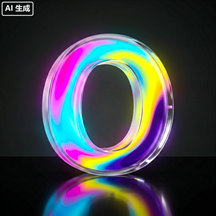
#> input picture OpenCodeHarmony/AppScope/resources/base/media/colorfulO216.png, 216 x 216 px
$ python validate_image.py ../../../OpenCodeHarmony/AppScope/resources/base/media/colorfulO216.png
#> lines starting #> are read from the running program, lines starting #| are printed output that depends on the picture
#!/usr/bin/env python3
"""
Validate generated images for center area clarity and composition.
"""

import argparse
import sys
from pathlib import Path

def analyze_center_area(image_path, center_ratio=0.4):
    """
    Analyze if the center area of an image is clear enough for user content.

    Args:
        image_path: Path to the image file
        center_ratio: Ratio of center area to analyze (0.0 to 1.0)

    Returns:
        dict with analysis results
    """
    try:
        from PIL import Image
        import numpy as np
    except ImportError:
        return {
            "success": False,
            "error": "PIL and numpy are required. Install with: pip install Pillow numpy"
        }

    try:
        img = Image.open(image_path)
        img_array = np.array(img)

        height, width = img_array.shape[:2]

        # Calculate center region
        center_h = int(height * center_ratio)
        center_w = int(width * center_ratio)
        start_h = (height - center_h) // 2
        start_w = (width - center_w) // 2

        center_region = img_array[start_h:start_h+center_h, start_w:start_w+center_w]

        # Calculate statistics for center region
        center_mean = np.mean(center_region)
        center_std = np.std(center_region)

        # Calculate edge region for comparison
        edge_region = np.concatenate([
            img_array[:start_h, :].flatten(),
            img_array[start_h+center_h:, :].flatten(),
            img_array[start_h:start_h+center_h, :start_w].flatten(),
            img_array[start_h:start_h+center_h, start_w+center_w:].flatten()
        ])

        edge_mean = np.mean(edge_region)
        edge_std = np.std(edge_region)

        # Determine if center is clear
        # A clear center should have:
        # 1. Lower standard deviation (less variation)
        # 2. Higher mean (brighter, less busy)
        center_clear = (center_std < edge_std * 1.2) and (center_mean > edge_mean * 0.8)

        return {
            "success": True,
            "center_clear": center_clear,
            "center_mean": float(center_mean),
            "center_std": float(center_std),
            "edge_mean": float(edge_mean),
            "edge_std": float(edge_std),
            "image_size": (width, height),
            "center_region": (start_w, start_h, center_w, center_h)
        }

    except Exception as e:
        return {
            "success": False,
            "error": str(e)
        }

def validate_composition(image_path):
    """
    Validate the overall composition of the image.

    Args:
        image_path: Path to the image file

    Returns:
        dict with validation results
    """
    try:
        from PIL import Image
        import numpy as np
    except ImportError:
        return {
            "success": False,
            "error": "PIL and numpy are required. Install with: pip install Pillow numpy"
        }

    try:
        img = Image.open(image_path)
        img_array = np.array(img)

        height, width = img_array.shape[:2]

        # Check aspect ratio
        aspect_ratio = width / height
        good_aspect = 0.5 <= aspect_ratio <= 2.0

        # Check for text readability (simplified)
        gray = np.mean(img_array, axis=2) if len(img_array.shape) == 3 else img_array
        contrast = np.std(gray)
        good_contrast = contrast > 30

        # Check for balanced composition
        # Divide into 4 quadrants
        mid_h, mid_w = height // 2, width // 2
        quadrants = [
            img_array[:mid_h, :mid_w],
            img_array[:mid_h, mid_w:],
            img_array[mid_h:, :mid_w],
            img_array[mid_h:, mid_w:]
        ]

        quadrant_means = [np.mean(q) for q in quadrants]
        balance_score = 1.0 - (np.std(quadrant_means) / np.mean(quadrant_means))
        good_balance = balance_score > 0.7

        return {
            "success": True,
            "aspect_ratio": aspect_ratio,
            "good_aspect": good_aspect,
            "contrast": contrast,
            "good_contrast": good_contrast,
            "balance_score": balance_score,
            "good_balance": good_balance,
            "overall_quality": good_aspect and good_contrast and good_balance
        }

    except Exception as e:
        return {
            "success": False,
            "error": str(e)
        }

def main():
    parser = argparse.ArgumentParser(description="Validate image composition")
    parser.add_argument("image_path", help="Path to image file")
    parser.add_argument("--center-ratio", type=float, default=0.4,
                       help="Ratio of center area to analyze (0.0 to 1.0)")
    parser.add_argument("--verbose", action="store_true",
                       help="Print detailed analysis")

    args = parser.parse_args()

    if not Path(args.image_path).exists():
        print(f"Error: Image file not found: {args.image_path}")
        sys.exit(1)

    # Analyze center area
    center_result = analyze_center_area(args.image_path, args.center_ratio)
#> in analyze_center_area, img is the input picture: PIL image 216x216 RGBA; mean R, G, B, A 64.5, 66, 72.9, 255
#> in analyze_center_area, `center_region = img_array[start_h:start_h+center_h, start_w:start_w+ce..`:
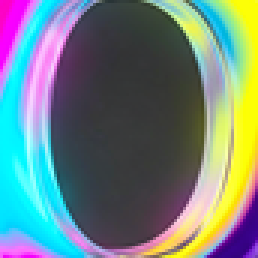
#> center_region: shape (86, 86, 4) (shown 3 times larger); mean R, G, B, A 110.6, 130.3, 128.1, 255
#> in analyze_center_area, `center_mean = np.mean(center_region)`: center_mean = 156
#> in analyze_center_area, `center_std = np.std(center_region)`: center_std = 91.73
#> in analyze_center_area, `edge_mean = np.mean(edge_region)`: edge_mean = 106.8
#> in analyze_center_area, `edge_std = np.std(edge_region)`: edge_std = 105
#> in analyze_center_area, `center_clear = (center_std < edge_std * 1.2) and (center_mean > edge_m..`: center_clear = True
#> center_result = {'success': True, 'center_clear': True, 'center_mean': 156, 'center_std': 91.73, 'edge_mean': 106.8, 'edge_std': 105, 'image_size': (216, 216), 'center_region': (65, 65, 86, 86)}
    if not center_result["success"]:
        print(f"Error analyzing center area: {center_result['error']}")
        sys.exit(1)

    # Validate composition
    comp_result = validate_composition(args.image_path)
#> in validate_composition, `gray = np.mean(img_array, axis=2) if len(img_array.shape) == 3 else im..`:
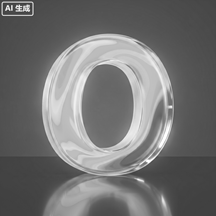
#> gray: shape (216, 216) float64; min 63.75, max 255, mean 114.6
#> in validate_composition, `contrast = np.std(gray)`: contrast = 49.06
#> in validate_composition, `good_contrast = contrast > 30`: good_contrast = True
#> in validate_composition, `quadrant_means = [np.mean(q) for q in quadrants]`: quadrant_means = [118, 113.3, 118.5, 108.6]
#> in validate_composition, `balance_score = 1.0 - (np.std(quadrant_means) / np.mean(quadrant_means))`: balance_score = 0.965
#> in validate_composition, `good_balance = balance_score > 0.7`: good_balance = True
#> comp_result = {'success': True, 'aspect_ratio': 1, 'good_aspect': True, 'contrast': 49.06, 'good_contrast': True, 'balance_score': 0.965, 'good_balance': True, 'overall_quality': True}
    if not comp_result["success"]:
        print(f"Error validating composition: {comp_result['error']}")
        sys.exit(1)

    # Print results
    print("Image Validation Results")
    print("=" * 40)

    print(f"\nCenter Area Analysis:")
    print(f"  Clear for user content: {'✓' if center_result['center_clear'] else '✗'}")
#|   Clear for user content: ✓
    if args.verbose:
        print(f"  Center mean brightness: {center_result['center_mean']:.1f}")
        print(f"  Center variation (std): {center_result['center_std']:.1f}")
        print(f"  Edge mean brightness: {center_result['edge_mean']:.1f}")
        print(f"  Edge variation (std): {center_result['edge_std']:.1f}")

    print(f"\nComposition Validation:")
    print(f"  Aspect ratio: {comp_result['aspect_ratio']:.2f} {'✓' if comp_result['good_aspect'] else '✗'}")
#|   Aspect ratio: 1.00 ✓
    print(f"  Contrast: {comp_result['contrast']:.1f} {'✓' if comp_result['good_contrast'] else '✗'}")
#|   Contrast: 49.1 ✓
    print(f"  Balance score: {comp_result['balance_score']:.2f} {'✓' if comp_result['good_balance'] else '✗'}")
#|   Balance score: 0.96 ✓

    print(f"\nOverall Quality: {'✓ PASS' if comp_result['overall_quality'] and center_result['center_clear'] else '✗ FAIL'}")
#| Overall Quality: ✓ PASS

    if not (comp_result['overall_quality'] and center_result['center_clear']):
        print("\nRecommendations:")
        if not center_result['center_clear']:
            print("  - Make center area clearer and less busy")
        if not comp_result['good_aspect']:
            print("  - Adjust aspect ratio to be more standard")
        if not comp_result['good_contrast']:
            print("  - Increase contrast for better readability")
        if not comp_result['good_balance']:
            print("  - Improve visual balance across the image")

if __name__ == "__main__":
    main()
